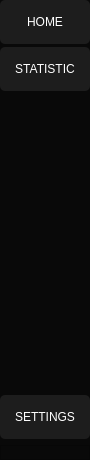
        <widget class="QFrame" name="left_menu">
         <property name="sizePolicy">
          <sizepolicy hsizetype="Preferred" vsizetype="Preferred">
           <horstretch>0</horstretch>
           <verstretch>0</verstretch>
          </sizepolicy>
         </property>
         <property name="minimumSize">
          <size>
           <width>0</width>
           <height>460</height>
          </size>
         </property>
         <property name="maximumSize">
          <size>
           <width>90</width>
           <height>16777215</height>
          </size>
         </property>
         <property name="styleSheet">
          <string notr="true">QPushButton {
	border: none;
	border-radius: 5px;
	padding: 15px 10px;
	color: white;
	background-color: rgb(29, 29, 29);
}

QPushButton:hover {
	background-color: rgb(182, 212, 222);
}

QFrame {
	background-color: rgb(9, 9, 9);
}</string>
         </property>
         <property name="frameShape">
          <enum>QFrame::NoFrame</enum>
         </property>
         <property name="frameShadow">
          <enum>QFrame::Raised</enum>
         </property>
         <layout class="QVBoxLayout" name="verticalLayout_2">
          <property name="leftMargin">
           <number>0</number>
          </property>
          <property name="topMargin">
           <number>0</number>
          </property>
          <property name="rightMargin">
           <number>0</number>
          </property>
          <property name="bottomMargin">
           <number>0</number>
          </property>
          <item>
           <widget class="QFrame" name="left_menu_top_buttons">
            <property name="minimumSize">
             <size>
              <width>0</width>
              <height>0</height>
             </size>
            </property>
            <property name="frameShape">
             <enum>QFrame::NoFrame</enum>
            </property>
            <property name="frameShadow">
             <enum>QFrame::Raised</enum>
            </property>
            <layout class="QFormLayout" name="formLayout">
             <property name="rowWrapPolicy">
              <enum>QFormLayout::DontWrapRows</enum>
             </property>
             <property name="horizontalSpacing">
              <number>0</number>
             </property>
             <property name="verticalSpacing">
              <number>3</number>
             </property>
             <property name="leftMargin">
              <number>0</number>
             </property>
             <property name="topMargin">
              <number>0</number>
             </property>
             <property name="rightMargin">
              <number>0</number>
             </property>
             <property name="bottomMargin">
              <number>0</number>
             </property>
             <item row="0" column="0">
              <widget class="QPushButton" name="homeButton">
               <property name="sizePolicy">
                <sizepolicy hsizetype="Preferred" vsizetype="Preferred">
                 <horstretch>0</horstretch>
                 <verstretch>0</verstretch>
                </sizepolicy>
               </property>
               <property name="minimumSize">
                <size>
                 <width>90</width>
                 <height>0</height>
                </size>
               </property>
               <property name="styleSheet">
                <string notr="true"/>
               </property>
               <property name="text">
                <string>HOME</string>
               </property>
               <property name="icon">
                <iconset resource="icon-pack/icons.qrc">
                 <normaloff>:/icons/home.png</normaloff>:/icons/home.png</iconset>
               </property>
              </widget>
             </item>
             <item row="1" column="0">
              <widget class="QPushButton" name="statisticButton">
               <property name="minimumSize">
                <size>
                 <width>90</width>
                 <height>0</height>
                </size>
               </property>
               <property name="text">
                <string>STATISTIC</string>
               </property>
               <property name="icon">
                <iconset resource="icon-pack/icons.qrc">
                 <normaloff>:/icons/Statistic.png</normaloff>:/icons/Statistic.png</iconset>
               </property>
              </widget>
             </item>
            </layout>
           </widget>
          </item>
          <item>
           <widget class="QPushButton" name="settingsButton">
            <property name="minimumSize">
             <size>
              <width>90</width>
              <height>0</height>
             </size>
            </property>
            <property name="text">
             <string>SETTINGS</string>
            </property>
            <property name="icon">
             <iconset resource="icon-pack/icons.qrc">
              <normaloff>:/icons/settings.png</normaloff>:/icons/settings.png</iconset>
            </property>
           </widget>
          </item>
          <item>
           <widget class="QFrame" name="botto_left_menu_frame">
            <property name="maximumSize">
             <size>
              <width>16777215</width>
              <height>15</height>
             </size>
            </property>
            <property name="frameShape">
             <enum>QFrame::StyledPanel</enum>
            </property>
            <property name="frameShadow">
             <enum>QFrame::Raised</enum>
            </property>
           </widget>
          </item>
         </layout>
        </widget>
